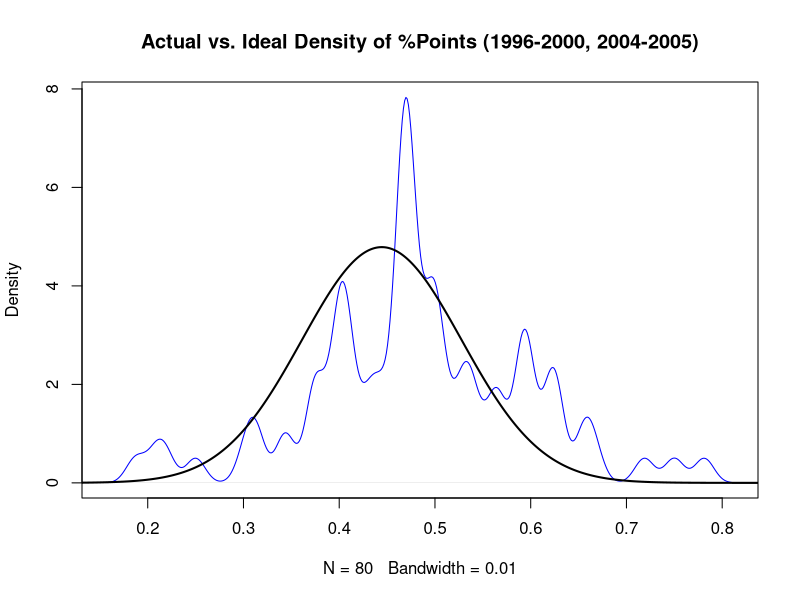
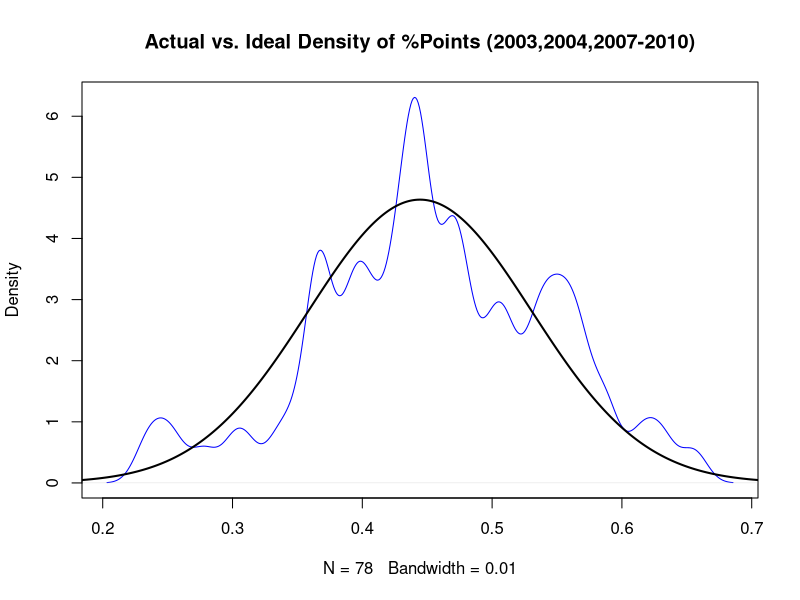
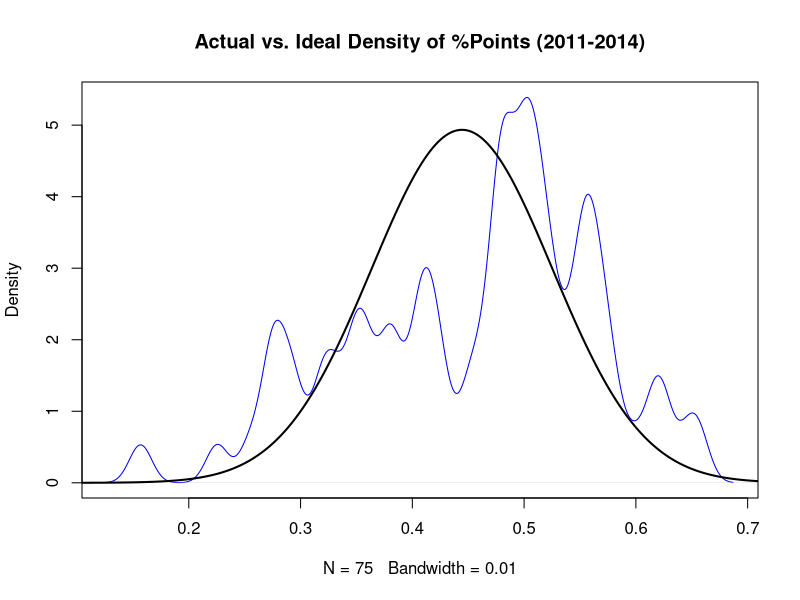

Write R code to recreate these figures, in order.
######################################
#data obtained from mlssoccer.com    # 
#plots %points earned for all        #
#team-seasons with the same #of games#
#and compares to ideal distribution  #
#                                    #
#written by Craig Kerr               #
#cakerr@cpp.edu                      #
######################################

#change the working directory to wherever you put mls standings 199602013.csv
setwd("~/Desktop/Econ/Cal Poly/MLS/blog")
data<-read.csv("mls standings 1996-2013.csv")

#subset gp=32
data_gp32<-subset(data,year==2005 | year==2006 | year<=2000)

x   <- seq(0,1,length=1000)
y   <- dnorm(x,mean=(4/9), sd=sqrt(2/(9*32)))

#use hypothetical pct b/c shootout era included
plot(density(data_gp32$hypothetical_pct, bw=.01),col="blue",
     main="Actual vs. Ideal Density of %Points (1996-2000, 2004-2005)")
lines(x,y, type="l", lwd=2)

#kolmogorov-smirnov test that dist are diff
ks.test(data_gp32$hypothetical_pct,"pnorm",mean=4/9,sd=sqrt(2/(9*32)))

#subset 2003,2004, 2007-2010 all gp=30
data_gp30<-subset(data,year==2003 | year==2004 | year>=2007 & year<=2010)

x   <- seq(0,1,length=1000)
y   <- dnorm(x,mean=(4/9), sd=sqrt(2/(9*30)))


plot(density(data_gp30$pct, bw=.01),col="blue",
     main="Actual vs. Ideal Density of %Points (2003,2004,2007-2010)")
lines(x,y, type="l", lwd=2)

#kolmogorov-smirnov test that dist are diff
ks.test(data_gp30$pct,"pnorm",mean=4/9,sd=sqrt(2/(9*30)))


#subset 2011-2014 all gp=34
data_gp34<-subset(data,year>2010)

x   <- seq(0,1,length=1000)
y   <- dnorm(x,mean=(4/9), sd=sqrt(2/(9*34)))


plot(density(data_gp34$pct, bw=.01),col="blue",
     main="Actual vs. Ideal Density of %Points (2011-2014)")
lines(x,y, type="l", lwd=2)

#kolmogorov-smirnov test that dist are diff
ks.test(data_gp34$pct,"pnorm",mean=4/9,sd=sqrt(2/(9*34)))

